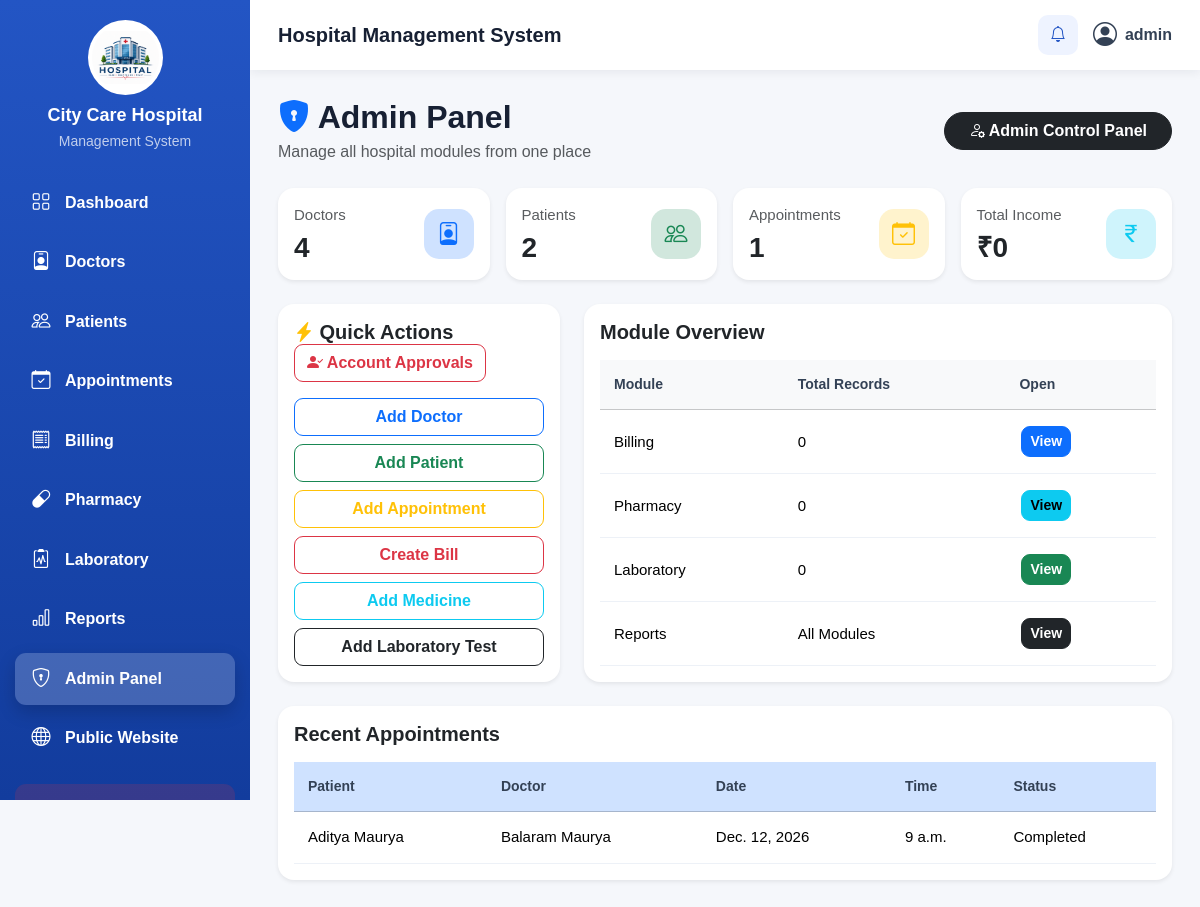
The app's page /admin-panel/ (signed in), older data.
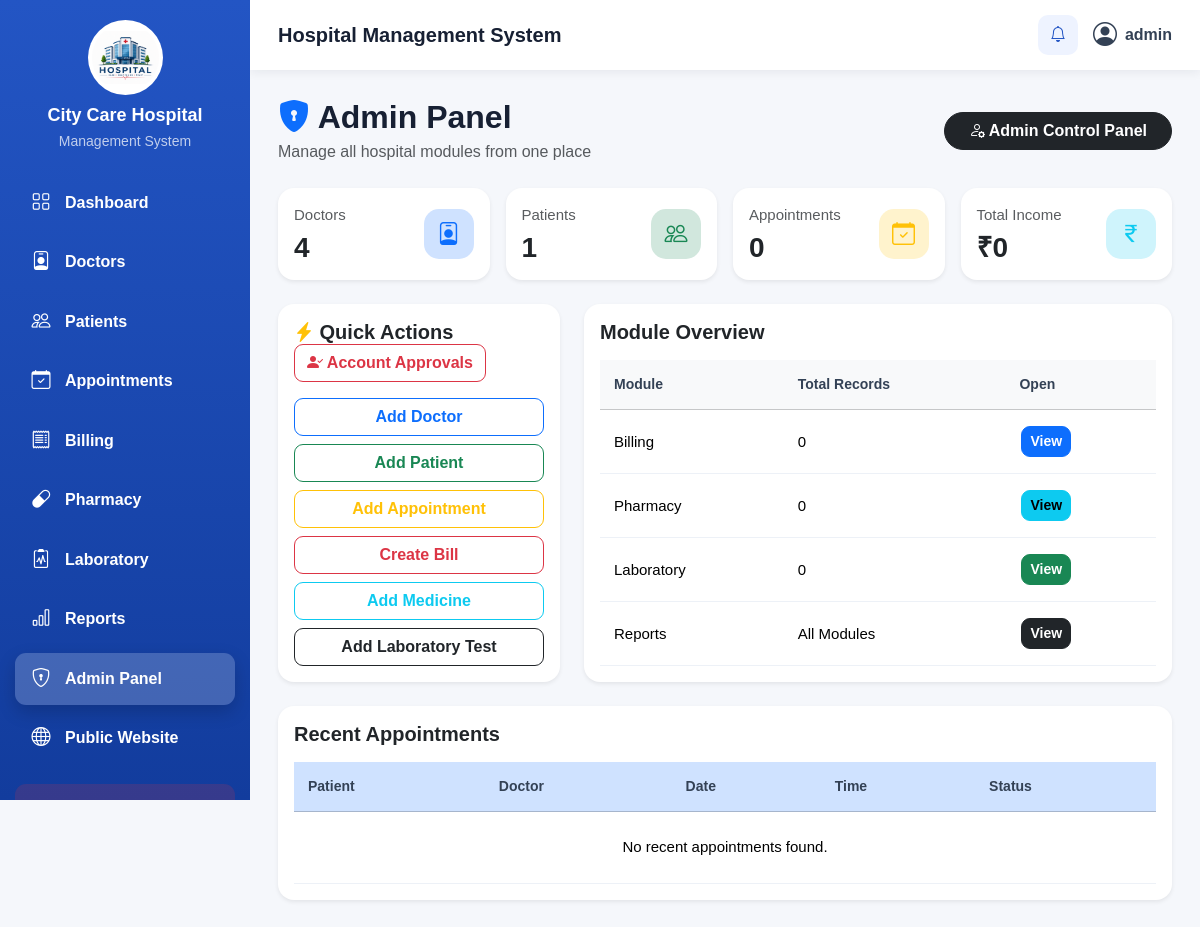
The same page, newer data.
### management/models.py (models this page shows, shortened)
class Appointment(models.Model):
    STATUS_CHOICES = [
        ("Pending", "Pending"),
        ("Completed", "Completed"),
        ("Cancelled", "Cancelled"),
    ]
    patient = models.ForeignKey(
        Patient,
        on_delete=models.CASCADE,
        related_name="appointments"
    )
    doctor = models.ForeignKey(
        Doctor,
        on_delete=models.CASCADE,
        related_name="appointments"
    )
    appointment_date = models.DateField()
    appointment_time = models.TimeField()
    symptoms = models.TextField(
        blank=True
    )
    status = models.CharField(
        max_length=20,
        choices=STATUS_CHOICES,
        default="Pending"
    )
    class Meta:
        ordering = [
            "-appointment_date",
            "-appointment_time"
        ]
        constraints = [
            models.UniqueConstraint(
                fields=[
                    "doctor",
                    "appointment_date",
                    "appointment_time",
                ],
                condition=models.Q(
                    status__in=["Pending", "Completed"]
                ),
                name="unique_active_doctor_slot",
            )
        ]

class Patient(models.Model):
    GENDER_CHOICES = [
        ("Male", "Male"),
        ("Female", "Female"),
        ("Other", "Other"),
    ]
    BLOOD_GROUP_CHOICES = [
        ("A+", "A+"),
        ("A-", "A-"),
        ("B+", "B+"),
        ("B-", "B-"),
        ("AB+", "AB+"),
        ("AB-", "AB-"),
        ("O+", "O+"),
        ("O-", "O-"),
    ]
    name = models.CharField(
        max_length=100
    )
    email = models.EmailField(
        blank=True
    )
    age = models.PositiveIntegerField(
        null=True,
        blank=True
    )
    date_of_birth = models.DateField(
        null=True,
        blank=True
    )
    gender = models.CharField(
        max_length=10,
        choices=GENDER_CHOICES,
        blank=True
    )
    phone = models.CharField(
        max_length=15
    )
    aadhaar_number = models.CharField(
        max_length=12,
        blank=True
    )
    address = models.TextField(
        blank=True
    )
    blood_group = models.CharField(
        max_length=5,
        choices=BLOOD_GROUP_CHOICES,
        blank=True
    )
    emergency_contact_name = models.CharField(
        max_length=100,
        blank=True
    )
    emergency_contact_phone = models.CharField(
        max_length=15,
        blank=True
    )
    photo = models.ImageField(
        upload_to="patients/",
        blank=True,
        null=True
    )
    created_at = models.DateTimeField(
        auto_now_add=True
    )
    updated_at = models.DateTimeField(
        auto_now=True
    )
    def __str__(self):
        return self.name

class Doctor(models.Model):
    GENDER_CHOICES = [
        ("Male", "Male"),
        ("Female", "Female"),
        ("Other", "Other"),
    ]
    name = models.CharField(
        max_length=100
    )
    email = models.EmailField(
        blank=True
    )
    specialization = models.CharField(
        max_length=100
    )
    qualification = models.CharField(
        max_length=150,
        blank=True
    )
    medical_registration_number = models.CharField(
        max_length=100,
        blank=True
    )
    experience = models.PositiveIntegerField(
        default=0,
        help_text="Experience in years"
    )
    department = models.ForeignKey(
        Department,
        on_delete=models.SET_NULL,
        null=True,
        blank=True,
        related_name="doctors"
    )
    phone = models.CharField(
        max_length=15
    )
    aadhaar_number = models.CharField(
        max_length=12,
        blank=True
    )
    date_of_birth = models.DateField(
        null=True,
        blank=True
    )
    gender = models.CharField(
        max_length=10,
        choices=GENDER_CHOICES,
        blank=True
    )
    address = models.TextField(
        blank=True
    )
    joining_date = models.DateField(
        null=True,
        blank=True
    )
    photo = models.ImageField(
        upload_to="doctors/",
        blank=True,
        null=True
    )
    fee = models.DecimalField(
        max_digits=10,
        decimal_places=2,
        default=0
    )
    is_active = models.BooleanField(
        default=True
    )
    created_at = models.DateTimeField(
        auto_now_add=True
    )
    updated_at = models.DateTimeField(
        auto_now=True
    )
    class Meta:
        ordering = ["name"]
    def __str__(self):
        return self.name

### management/views.py (the view)
@admin_required
def admin_panel(request):
    total_income = (
        Billing.objects.aggregate(
            total=Sum("total_amount")
        )["total"] or 0
    )
    context = {
        "doctor_count":
            Doctor.objects.count(),
        "patient_count":
            Patient.objects.count(),
        "appointment_count":
            Appointment.objects.count(),
        "bill_count":
            Billing.objects.count(),
        "medicine_count":
            Medicine.objects.count(),
        "laboratory_count":
            Laboratory.objects.count(),
        "total_income":
            total_income,
        "recent_appointments":
            Appointment.objects
            .select_related(
                "patient",
                "doctor"
            )
            .order_by(
                "-appointment_date",
                "-appointment_time"
            )[:10],
    }
    return render(
        request,
        "admin_panel.html",
        context
    )

### management/views.py (called while the page is built)
def is_admin(user):
    return (
        user.is_authenticated
        and user.is_active
        and user.is_staff
        and user.is_superuser
    )

def admin_required(view_function):
    @wraps(view_function)
    @login_required(login_url="login")
    def wrapper(request, *args, **kwargs):
        if not is_admin(request.user):
            messages.error(
                request,
                "You do not have permission to open the Admin Panel."
            )
            return redirect("dashboard")
        return view_function(request, *args, **kwargs)
    return wrapper

### templates/admin_panel.html (shortened to what the changed rows need)
{% extends 'base.html' %}
{% block content %}
<div class="d-flex justify-content-between align-items-center mb-4">
    <div>
        <h2 class="fw-bold mb-1">
            <i class="bi bi-shield-lock-fill text-primary"></i>
            Admin Panel
        </h2>
    </div>
</div>
<div class="row g-3 mb-4">
    <div class="col-xl-3 col-md-6">
        <div class="card border-0 shadow-sm rounded-4 h-100">
            <div class="card-body d-flex justify-content-between align-items-center">
                <div>
                    <p class="text-muted mb-1">Patients</p>
                    <h3 class="fw-bold mb-0">{{ patient_count }}</h3>
                </div>
            </div>
        </div>
    </div>
    <div class="col-xl-3 col-md-6">
        <div class="card border-0 shadow-sm rounded-4 h-100">
            <div class="card-body d-flex justify-content-between align-items-center">
                <div>
                    <p class="text-muted mb-1">Appointments</p>
                    <h3 class="fw-bold mb-0">{{ appointment_count }}</h3>
                </div>
            </div>
        </div>
    </div>
</div>
<div class="row g-4 mb-4">
    <div class="col-lg-8">
        <div class="card border-0 shadow-sm rounded-4 h-100">
            <div class="card-body">
                <div class="table-responsive">
                    <table class="table align-middle">
                        <thead class="table-light">
                            <tr>
                                <th>Module</th>
                                <th>Total Records</th>
                                <th>Open</th>
                            </tr>
                        </thead>
                    </table>
                </div>
            </div>
        </div>
    </div>
</div>
<div class="card border-0 shadow-sm rounded-4">
    <div class="card-body">
        <div class="table-responsive">
            <table class="table table-hover align-middle">
                <thead class="table-primary">
                    <tr>
                        <th>Patient</th>
                        <th>Doctor</th>
                        <th>Date</th>
                        <th>Time</th>
                        <th>Status</th>
                    </tr>
                </thead>
                <tbody>
                    {% for appointment in recent_appointments %}
                    <tr>
                        <td>{{ appointment.patient }}</td>
                        <td>{{ appointment.doctor }}</td>
                        <td>{{ appointment.appointment_date }}</td>
                        <td>{{ appointment.appointment_time }}</td>
                        <td>{{ appointment.status }}</td>
                    </tr>
                    {% empty %}
                    <tr>
                        <td colspan="5" class="text-center py-4">
                            No recent appointments found.
                        </td>
                    </tr>
                    {% endfor %}
                </tbody>
            </table>
        </div>
    </div>
</div>
{% endblock %}

Row changes from the older to the newer data that the page shows:
removed Appointment: patient "Aditya Maurya", doctor "Balaram Maurya", appointment_date "Dec. 12, 2026", appointment_time "9 a.m.", status "Completed"
Text that changed along with them:
{{ patient_count }}: "2" → "1"
{{ appointment_count }}: "1" → "0"
text now shown: "No recent appointments found."
